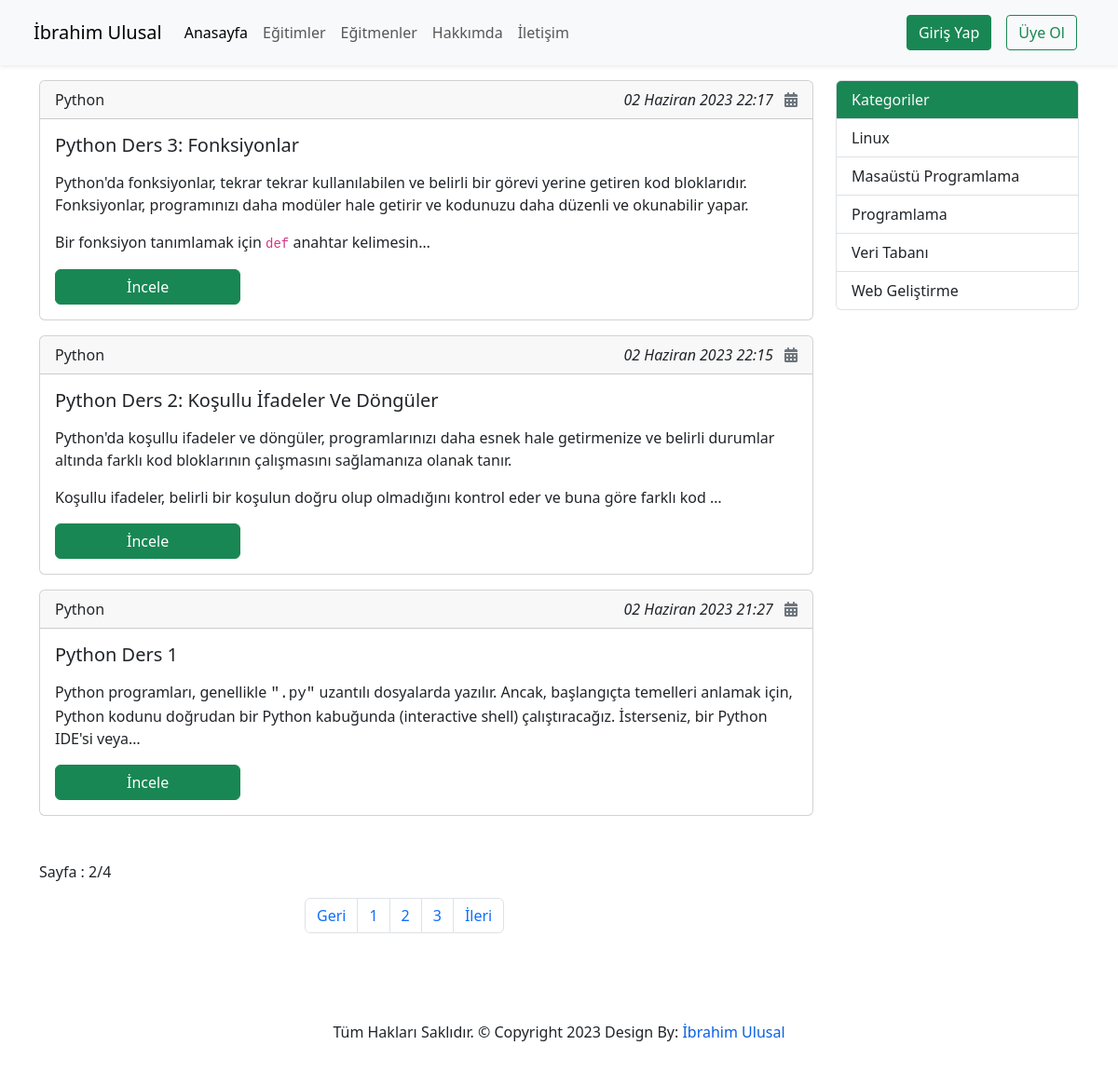
Screenshot of /?page=2 with the database file from the repository.
### courses/Models/CourseData.py (models this page shows, shortened)
class CourseData(models.Model):
    name = models.ForeignKey(CourseName,on_delete=models.CASCADE)
    title = models.CharField(max_length=50)
    description = RichTextUploadingField()
    date = models.DateTimeField(auto_now_add=True)
    slug = models.SlugField(unique=True,editable=False)

### courses/Models/CourseName.py (models this page shows, shortened)
class CourseName(models.Model):
    courseName = models.CharField(max_length=50)
    date = models.DateTimeField(auto_now_add=True)
    slug = models.SlugField(unique=True,editable=False)

### courses/Models/Category.py (models this page shows, shortened)
class Category(models.Model):
    categoryName = models.CharField(max_length=50)
    date = models.DateTimeField(auto_now_add=True)
    slug = models.SlugField(unique=True,editable=False)

### pages/views.py (the view)
# urls.py: path('',views.index,name="home"),
def index(request):
    courseList = CourseData.objects.all().order_by('-id')
    paginator = Paginator(courseList,3)
    page_number = request.GET.get("page")
    page_obj = paginator.get_page(page_number)
    context = {
        'categories':Category.objects.all().order_by('categoryName'),
        'page_obj':page_obj,
        }
    return render(request,'pagesAppFiles/index.html',context=context)

### templates/pagesAppFiles/index.html (shortened to what this page needs)
{% extends 'partials/_base.html'%}
{% block content %}
<div class="container mt-3">
    <div class="row">
      <div class="col-sm-9">
        {% for data in page_obj.object_list %}
          <div class="card mb-3">
            <div class="card-header">
              {{ data.name.courseName|title }}
              <span class="float-end" style="font-style: italic;">{{ data.date }} <i class="fa-solid fa-calendar-days ms-2 text-secondary"></i></span>
            </div>
            <div class="card-body">
              <h5 class="card-title"> <a href="{% url 'course-data-details' data.id  %}" class="text-decoration-none text-dark">{{ data.title|title }} </a></h5>
                  <p class="card-text">
                    {{ data.description|safe|truncatechars:310 }}
                  </p>
                  <a href="{% url 'course-data-details' data.id  %}" class="btn btn-success float-right w-25">İncele</a>
            </div>
          </div>
          {% endfor %}
          <div class="row my-5">
            <p>Sayfa : {{ page_obj.number }}/{{ page_obj.paginator.num_pages }}</p>
            <div class="col-md-4 offset-md-4">
              <nav aria-label="Page navigation example">
                <ul class="pagination">
                  {% if page_obj.has_previous %}
                    <li class="page-item"><a class="page-link" href="?page={{ page_obj.previous_page_number }}">Geri</a></li>
                  {% endif %}
                    {% if page_obj.paginator.num_pages >= 3 %}
                  <li class="page-item"><a href="?page=1" class="page-link">1</a></li>
                  <li class="page-item"><a class="page-link" href="?page=2">2</a></li>
                  <li class="page-item"><a class="page-link" href="?page=3">3</a></li>
                  {% endif %}
                  {% if page_obj.has_next %}
                    <li class="page-item"><a class="page-link" href="?page={{ page_obj.next_page_number }}">İleri</a></li>
                    {% endif %}
                </ul>
              </nav>
            </div>
          </div>
      </div>
      <div class="col-sm-3">
        <div class="list-group">
          <li class="list-group-item list-group-item-action bg-success text-light">
            Kategoriler
          </li>
          {% for category in categories %}
          <a href="{% url 'categories' category.slug %}" class="list-group-item list-group-item-action"> {{ category.categoryName|title }} </a>
          {% endfor %}
        </div>
      </div>
    </div>
</div>
{% endblock %}

### static/css/style.css (style rules this page uses)
* { margin:0; padding:0; }
:root { --main-color : rgb(27,31,36); --text-color : rgb(255,255,255); --primary-color: rgb(7,95,228); --dark-color : rgb(35,43,53); --default-text-color : rgb(0,0,0); --yellow : rgb(245,223,78); }
html { scroll-behavior: smooth; }
body { font-size: 16px; font-family: 'Poppins',sans-serif; font-weight: normal; font-style: normal; color: var(--default-text-color); }

### rows the page displays
CourseData: name.courseName "Python", date "02 Haziran 2023 22:17", title "Python Ders 3: Fonksiyonlar", description "Python'da fonksiyonlar, tekrar tekrar kullanılabilen ve belirli bir görevi yerine getiren kod bloklarıdır. Fonksiyonlar, programınızı daha modüler hale getirir ve kodunuzu daha düzenli ve okunabilir yapar. Bir fonksiyon tanımlamak için def anahtar kelimesin…"
CourseData: name.courseName "Python", date "02 Haziran 2023 22:15", title "Python Ders 2: Koşullu İfadeler Ve Döngüler", description "Python'da koşullu ifadeler ve döngüler, programlarınızı daha esnek hale getirmenize ve belirli durumlar altında farklı kod bloklarının çalışmasını sağlamanıza olanak tanır. Koşullu ifadeler, belirli bir koşulun doğru olup olmadığını kontrol eder ve buna göre farklı kod …"
CourseData: name.courseName "Python", date "02 Haziran 2023 21:27", title "Python Ders 1", description "Python programları, genellikle \".py\" uzantılı dosyalarda yazılır. Ancak, başlangıçta temelleri anlamak için, Python kodunu doğrudan bir Python kabuğunda (interactive shell) çalıştıracağız. İsterseniz, bir Python IDE'si veya…"
Category: categoryName "Linux"
Category: categoryName "Masaüstü Programlama"
Category: categoryName "Programlama"
Category: categoryName "Veri Tabanı"
Category: categoryName "Web Geliştirme"

### other values shown
{{ page_obj.number }} "2"
{{ page_obj.paginator.num_pages }} "4"
